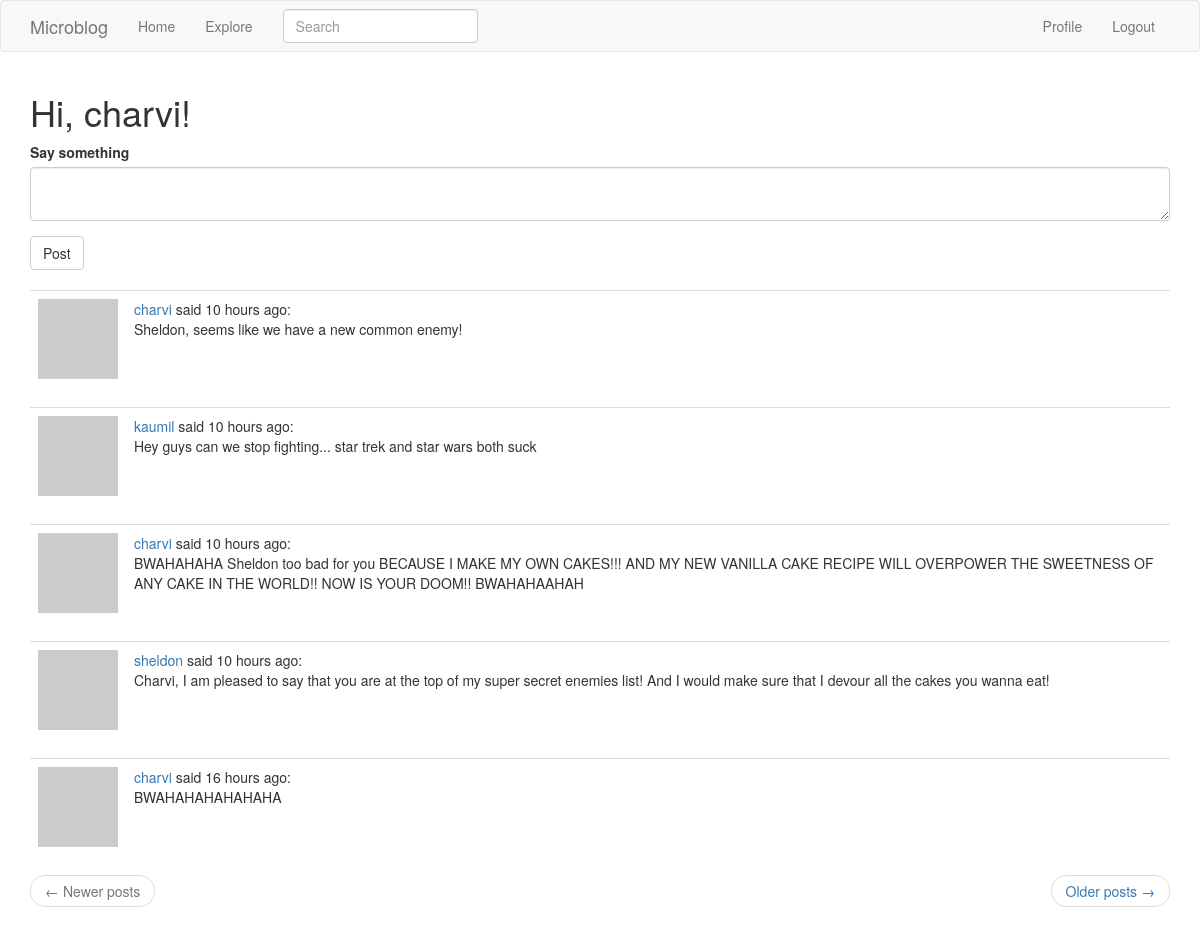
/index (signed in), run on an earlier commit of the app's database.
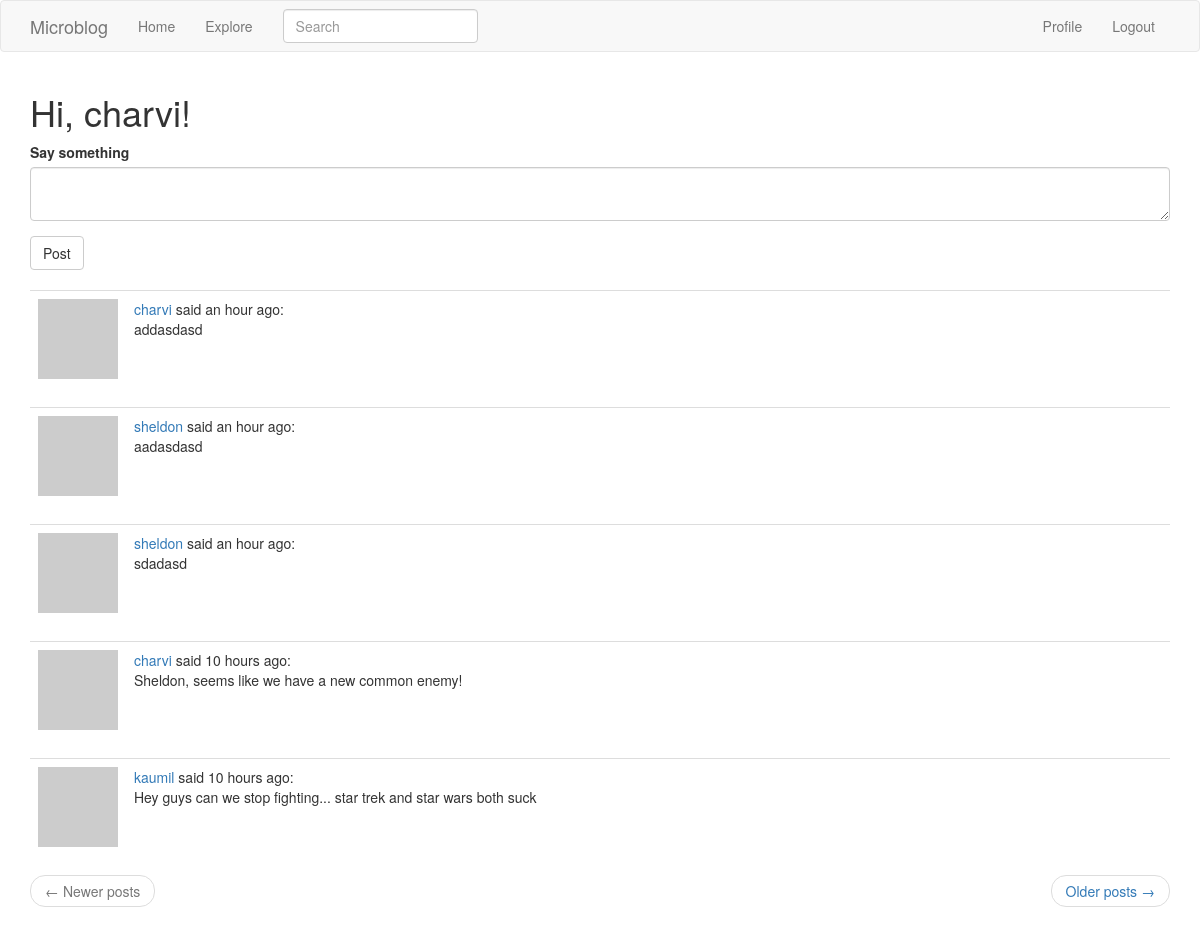
And on a later commit of the database.
### app/sql/models.py (models this page shows, shortened)
class SearchableMixin(object):
    @classmethod
    def before_commit(cls,session):
        session._changes = {
            "add": list(session.new),
            "update": list(session.dirty),
            "delete": list(session.deleted)
        }
    @classmethod
    def after_commit(cls,session):
        for obj in session._changes['add']:
            if isinstance(obj, SearchableMixin):
                add_to_index(obj.__tablename__,obj)
        for obj in session._changes['update']:
            if isinstance(obj, SearchableMixin):
                add_to_index(obj.__tablename__,obj)
        for obj in session._changes['delete']:
            if isinstance(obj,SearchableMixin):
                remove_from_index(obj.__tablename__,obj)
        session._changes = None

class Post(SearchableMixin,db.Model):
    __searchable__ = ['body']
    id = db.Column(db.Integer,primary_key=True)
    body = db.Column(db.String(140))
    timestamp = db.Column(db.DateTime,index=True,default=datetime.utcnow)
    user_id = db.Column(db.Integer,db.ForeignKey('user.id'))

class User(UserMixin,db.Model):
    id = db.Column(db.Integer, primary_key=True)
    username = db.Column(db.String(64), index=True, unique=True)
    email = db.Column(db.String(120),index=True, unique=True)
    password_hash = db.Column(db.String(128))
    posts = db.relationship('Post',backref='author',lazy='dynamic')
    about_me = db.Column(db.String(140))
    last_seen = db.Column(db.DateTime,default=datetime.utcnow)
    followed = db.relationship(
        'User',secondary=followers,
        primaryjoin=(followers.c.follower_id==id),
        secondaryjoin=(followers.c.followed_id==id),
        backref=db.backref('followers',lazy='dynamic'),
        lazy='dynamic'
    )
    def avatar(self,size):
        digest = md5(self.email.lower().encode('utf-8')).hexdigest()
        return f'https://www.gravatar.com/avatar/{digest}?d=identicon&s={size}'
    def followed_posts(self):
        followed = Post.query.join(
            followers,(followers.c.followed_id == Post.user_id)
        ).filter(followers.c.follower_id == self.id)
        own = Post.query.filter_by(user_id=self.id)
        return followed.union(own).order_by(Post.timestamp.desc())

### app/main/routes.py (the view)
@bp.route('/',methods=['GET','POST'])
@bp.route('/index',methods=['GET','POST'])
@login_required
def index():
    form = PostForm()
    if form.validate_on_submit():
        post = Post(body=form.post.data,author=current_user)
        db.session.add(post)
        db.session.commit()
        flash("Your post is now live!")
        return redirect(url_for('main.index'))
    page = request.args.get('page',1,type=int)
    posts = current_user.followed_posts().paginate(page,current_app.config['POSTS_PER_PAGE'],False)
    next_url = url_for('main.index',page=posts.next_num) if posts.has_next else None
    prev_url = url_for('main.index',page=posts.prev_num) if posts.has_prev else None
    return render_template('index.html',title='Home',form=form,posts=posts.items,next_url=next_url,prev_url=prev_url)

### app/main/forms.py
class SearchForm(FlaskForm):
    q = StringField("Search",validators=[DataRequired()])
    def __init__(self, *args, **kwargs):
        if 'formdata' not in kwargs:
            kwargs['formdata'] = request.args
        if 'csrf_enabled' not in kwargs:
            kwargs['csrf_enabled'] = False
        super(SearchForm,self).__init__(*args,**kwargs)

class PostForm(FlaskForm):
    post = TextAreaField('Say something',validators=[DataRequired(),Length(min=1,max=500)])
    submit = SubmitField('Post')

### app/main/routes.py (called while the page is built)
@bp.before_app_request
def before_request():
    if current_user.is_authenticated:
        current_user.last_seen = datetime.utcnow()
        db.session.commit()
        g.search_form = SearchForm()

### app/sql/models.py (called while the page is built)
@login.user_loader
def load_user(id):
    return User.query.get(int(id))

### app/main/templates/index.html
{% extends "base.html" %}
{% import 'bootstrap/wtf.html' as wtf %}
{% block app_content %}
    <h1>Hi, {{ current_user.username }}!</h1>
    {% if form %}
    {{ wtf.quick_form(form) }}
    <br>
    {% endif %}
    {% for post in posts %}
        {% include '_post.html' %}
    {% endfor %}
    <nav aria-label="...">
        <ul class="pager">
            <li class="previous{% if not prev_url %} disabled{% endif %}">
                <a href="{{ prev_url or '#' }}">
                    <span aria-hidden="true">&larr;</span> Newer posts
                </a>
            </li>
            <li class="next{% if not next_url %} disabled{% endif %}">
                <a href="{{ next_url or '#' }}">
                    Older posts <span aria-hidden="true">&rarr;</span>
                </a>
            </li>
        </ul>
    </nav>
{% endblock %}

### app/templates/_post.html
    <table class="table table-hover">
        <tr>
            <td width="70px">
                <a href="{{ url_for('main.user', username=post.author.username) }}">
                    <img src="{{ post.author.avatar(70) }}" />
                </a>
            </td>
            <td>
                <a href="{{ url_for('main.user', username=post.author.username) }}">
                    {{ post.author.username }}
                </a>
                said {{ moment(post.timestamp).fromNow() }}:
                <br>
                {{ post.body }}
            </td>
        </tr>
    </table>

What changed in the data, as far as the page shows it:
no longer on this page (row unchanged): Post: author.username "charvi", timestamp "10 hours ago", body "BWAHAHAHA Sheldon too bad for you BECAUSE I MAKE MY OWN CAKES!!! AND MY NEW VANILLA CAKE RECIPE WILL OVERPOWER THE SWEETNESS OF ANY CAKE IN THE WORLD!! NOW IS YOUR DOOM!! BWAHAHAAHAH"
no longer on this page (row unchanged): Post: author.username "sheldon", timestamp "10 hours ago", body "Charvi, I am pleased to say that you are at the top of my super secret enemies list! And I would make sure that I devour all the cakes you wanna eat!"
no longer on this page (row unchanged): Post: author.username "charvi", timestamp "16 hours ago", body "BWAHAHAHAHAHAHA"
added Post: author.username "charvi", timestamp "an hour ago", body "addasdasd"
added Post: author.username "sheldon", timestamp "an hour ago", body "aadasdasd"
added Post: author.username "sheldon", timestamp "an hour ago", body "sdadasd"
